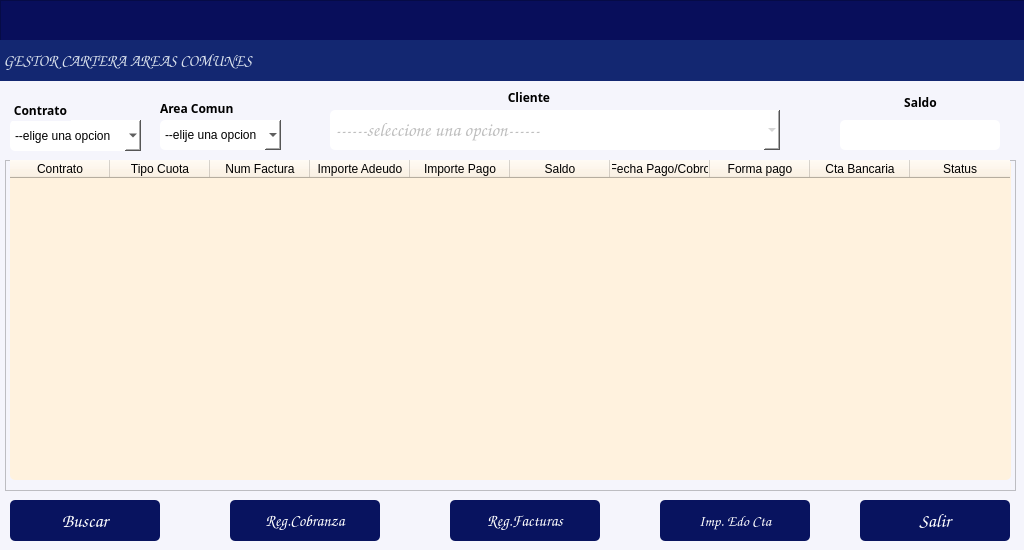
<?xml version="1.0" encoding="UTF-8"?>
<ui version="4.0">
 <class>formPrincipalAC</class>
 <widget class="QDialog" name="formPrincipalAC">
  <property name="windowModality">
   <enum>Qt::WindowModality::ApplicationModal</enum>
  </property>
  <property name="geometry">
   <rect>
    <x>0</x>
    <y>0</y>
    <width>1024</width>
    <height>550</height>
   </rect>
  </property>
  <property name="windowTitle">
   <string/>
  </property>
  <property name="styleSheet">
   <string notr="true">background-color: rgb(245, 245, 252);</string>
  </property>
  <property name="modal">
   <bool>true</bool>
  </property>
  <widget class="QComboBox" name="cmbContrato">
   <property name="geometry">
    <rect>
     <x>10</x>
     <y>120</y>
     <width>131</width>
     <height>31</height>
    </rect>
   </property>
   <property name="styleSheet">
    <string notr="true">background-color: rgb(255, 255, 255);
border-radius:5px;</string>
   </property>
   <item>
    <property name="text">
     <string>--elige una opcion</string>
    </property>
   </item>
  </widget>
  <widget class="QLabel" name="label_2">
   <property name="geometry">
    <rect>
     <x>10</x>
     <y>100</y>
     <width>61</width>
     <height>21</height>
    </rect>
   </property>
   <property name="font">
    <font>
     <family>Arial Rounded MT</family>
     <bold>true</bold>
    </font>
   </property>
   <property name="text">
    <string>Contrato</string>
   </property>
   <property name="alignment">
    <set>Qt::AlignmentFlag::AlignCenter</set>
   </property>
  </widget>
  <widget class="QLabel" name="label_3">
   <property name="geometry">
    <rect>
     <x>860</x>
     <y>90</y>
     <width>121</width>
     <height>21</height>
    </rect>
   </property>
   <property name="font">
    <font>
     <family>Arial Rounded MT</family>
     <bold>true</bold>
    </font>
   </property>
   <property name="text">
    <string>Saldo</string>
   </property>
   <property name="alignment">
    <set>Qt::AlignmentFlag::AlignBottom|Qt::AlignmentFlag::AlignHCenter</set>
   </property>
  </widget>
  <widget class="QLabel" name="label_4">
   <property name="geometry">
    <rect>
     <x>470</x>
     <y>90</y>
     <width>121</width>
     <height>16</height>
    </rect>
   </property>
   <property name="font">
    <font>
     <family>Arial Rounded MT</family>
     <bold>true</bold>
    </font>
   </property>
   <property name="text">
    <string>Cliente </string>
   </property>
   <property name="alignment">
    <set>Qt::AlignmentFlag::AlignBottom|Qt::AlignmentFlag::AlignHCenter</set>
   </property>
  </widget>
  <widget class="QPushButton" name="btnBuscar">
   <property name="geometry">
    <rect>
     <x>10</x>
     <y>500</y>
     <width>150</width>
     <height>41</height>
    </rect>
   </property>
   <property name="font">
    <font>
     <family>Comic Sans MS</family>
     <pointsize>14</pointsize>
     <bold>true</bold>
    </font>
   </property>
   <property name="styleSheet">
    <string notr="true">background-color: rgb(8, 19, 95);
color: rgb(255, 255, 255);
border-radius:5px;</string>
   </property>
   <property name="text">
    <string>Buscar</string>
   </property>
   <property name="icon">
    <iconset>
     <normaloff>../iconos/Aha-Soft-Large-Seo-Search.512.png</normaloff>../iconos/Aha-Soft-Large-Seo-Search.512.png</iconset>
   </property>
   <property name="iconSize">
    <size>
     <width>30</width>
     <height>30</height>
    </size>
   </property>
  </widget>
  <widget class="QPushButton" name="btnRegCob">
   <property name="geometry">
    <rect>
     <x>230</x>
     <y>500</y>
     <width>150</width>
     <height>41</height>
    </rect>
   </property>
   <property name="font">
    <font>
     <family>Comic Sans MS</family>
     <pointsize>12</pointsize>
     <bold>true</bold>
    </font>
   </property>
   <property name="styleSheet">
    <string notr="true">background-color: rgb(8, 19, 95);
color: rgb(255, 255, 255);
border-radius:5px;</string>
   </property>
   <property name="text">
    <string>Reg.Cobranza</string>
   </property>
   <property name="icon">
    <iconset>
     <normaloff>../iconos/Webiconset-Application-Invoice.128.png</normaloff>../iconos/Webiconset-Application-Invoice.128.png</iconset>
   </property>
   <property name="iconSize">
    <size>
     <width>30</width>
     <height>30</height>
    </size>
   </property>
  </widget>
  <widget class="QPushButton" name="btnRegFact">
   <property name="geometry">
    <rect>
     <x>450</x>
     <y>500</y>
     <width>150</width>
     <height>41</height>
    </rect>
   </property>
   <property name="font">
    <font>
     <family>Comic Sans MS</family>
     <pointsize>12</pointsize>
     <bold>true</bold>
    </font>
   </property>
   <property name="styleSheet">
    <string notr="true">background-color: rgb(8, 19, 95);
color: rgb(255, 255, 255);
border-radius:5px;
</string>
   </property>
   <property name="text">
    <string>Reg.Facturas</string>
   </property>
   <property name="icon">
    <iconset>
     <normaloff>../iconos/icons8-factura-100.png</normaloff>../iconos/icons8-factura-100.png</iconset>
   </property>
   <property name="iconSize">
    <size>
     <width>30</width>
     <height>30</height>
    </size>
   </property>
  </widget>
  <widget class="QPushButton" name="btnEdoCta">
   <property name="geometry">
    <rect>
     <x>660</x>
     <y>500</y>
     <width>150</width>
     <height>41</height>
    </rect>
   </property>
   <property name="font">
    <font>
     <family>Comic Sans MS</family>
     <pointsize>11</pointsize>
     <bold>true</bold>
    </font>
   </property>
   <property name="styleSheet">
    <string notr="true">background-color: rgb(8, 19, 95);
color: rgb(255, 255, 255);
border-radius:5px;
</string>
   </property>
   <property name="text">
    <string>Imp. Edo Cta</string>
   </property>
   <property name="icon">
    <iconset>
     <normaloff>../iconos/imprimir.png</normaloff>../iconos/imprimir.png</iconset>
   </property>
   <property name="iconSize">
    <size>
     <width>30</width>
     <height>30</height>
    </size>
   </property>
  </widget>
  <widget class="QPushButton" name="btnSalir">
   <property name="geometry">
    <rect>
     <x>860</x>
     <y>500</y>
     <width>150</width>
     <height>41</height>
    </rect>
   </property>
   <property name="font">
    <font>
     <family>Comic Sans MS</family>
     <pointsize>14</pointsize>
     <bold>true</bold>
    </font>
   </property>
   <property name="focusPolicy">
    <enum>Qt::FocusPolicy::WheelFocus</enum>
   </property>
   <property name="styleSheet">
    <string notr="true">background-color: rgb(8, 19, 95);
color: rgb(255, 255, 255);
border-radius:5px;</string>
   </property>
   <property name="text">
    <string>Salir</string>
   </property>
   <property name="icon">
    <iconset>
     <normaloff>../iconos/salir.ico</normaloff>../iconos/salir.ico</iconset>
   </property>
   <property name="iconSize">
    <size>
     <width>30</width>
     <height>30</height>
    </size>
   </property>
  </widget>
  <widget class="QLabel" name="label_5">
   <property name="geometry">
    <rect>
     <x>160</x>
     <y>100</y>
     <width>81</width>
     <height>16</height>
    </rect>
   </property>
   <property name="font">
    <font>
     <family>Arial Rounded MT</family>
     <bold>true</bold>
    </font>
   </property>
   <property name="text">
    <string>Area Comun</string>
   </property>
  </widget>
  <widget class="QComboBox" name="cmbAreaC">
   <property name="geometry">
    <rect>
     <x>160</x>
     <y>120</y>
     <width>121</width>
     <height>30</height>
    </rect>
   </property>
   <property name="styleSheet">
    <string notr="true">background-color: rgb(255, 255, 255);
border-radius:5px;</string>
   </property>
   <item>
    <property name="text">
     <string>--elije una opcion</string>
    </property>
   </item>
  </widget>
  <widget class="QFrame" name="frame">
   <property name="geometry">
    <rect>
     <x>5</x>
     <y>160</y>
     <width>1011</width>
     <height>331</height>
    </rect>
   </property>
   <property name="frameShape">
    <enum>QFrame::Shape::StyledPanel</enum>
   </property>
   <property name="frameShadow">
    <enum>QFrame::Shadow::Raised</enum>
   </property>
   <widget class="QTableWidget" name="tblCarteraAC">
    <property name="geometry">
     <rect>
      <x>5</x>
      <y>0</y>
      <width>1001</width>
      <height>320</height>
     </rect>
    </property>
    <property name="sizePolicy">
     <sizepolicy hsizetype="Expanding" vsizetype="Expanding">
      <horstretch>2</horstretch>
      <verstretch>0</verstretch>
     </sizepolicy>
    </property>
    <property name="font">
     <font>
      <family>Arial Rounded MT</family>
      <pointsize>9</pointsize>
      <italic>false</italic>
      <bold>true</bold>
     </font>
    </property>
    <property name="styleSheet">
     <string notr="true">background-color: rgb(255, 242, 222);

font: 700 9pt &quot;Arial Rounded MT&quot;;
border-radius:5px;</string>
    </property>
    <property name="frameShadow">
     <enum>QFrame::Shadow::Plain</enum>
    </property>
    <property name="lineWidth">
     <number>2</number>
    </property>
    <property name="editTriggers">
     <set>QAbstractItemView::EditTrigger::AnyKeyPressed|QAbstractItemView::EditTrigger::EditKeyPressed|QAbstractItemView::EditTrigger::SelectedClicked</set>
    </property>
    <property name="alternatingRowColors">
     <bool>true</bool>
    </property>
    <property name="showGrid">
     <bool>false</bool>
    </property>
    <property name="wordWrap">
     <bool>false</bool>
    </property>
    <property name="cornerButtonEnabled">
     <bool>true</bool>
    </property>
    <attribute name="horizontalHeaderMinimumSectionSize">
     <number>20</number>
    </attribute>
    <attribute name="horizontalHeaderDefaultSectionSize">
     <number>100</number>
    </attribute>
    <column>
     <property name="text">
      <string>Contrato</string>
     </property>
     <property name="font">
      <font>
       <stylestrategy>PreferDefault</stylestrategy>
       <kerning>true</kerning>
       <fontweight>ExtraBold</fontweight>
      </font>
     </property>
     <property name="textAlignment">
      <set>AlignHCenter|AlignBottom</set>
     </property>
     <property name="background">
      <color>
       <red>255</red>
       <green>255</green>
       <blue>255</blue>
      </color>
     </property>
     <property name="foreground">
      <brush brushstyle="SolidPattern">
       <color alpha="255">
        <red>0</red>
        <green>0</green>
        <blue>0</blue>
       </color>
      </brush>
     </property>
    </column>
    <column>
     <property name="text">
      <string>Tipo Cuota</string>
     </property>
     <property name="foreground">
      <brush brushstyle="SolidPattern">
       <color alpha="255">
        <red>0</red>
        <green>0</green>
        <blue>0</blue>
       </color>
      </brush>
     </property>
    </column>
    <column>
     <property name="text">
      <string>Num Factura</string>
     </property>
     <property name="font">
      <font>
       <kerning>false</kerning>
       <hintingpreference>PreferDefaultHinting</hintingpreference>
       <fontweight>Medium</fontweight>
      </font>
     </property>
     <property name="background">
      <color>
       <red>255</red>
       <green>255</green>
       <blue>255</blue>
      </color>
     </property>
     <property name="foreground">
      <brush brushstyle="SolidPattern">
       <color alpha="255">
        <red>0</red>
        <green>0</green>
        <blue>0</blue>
       </color>
      </brush>
     </property>
    </column>
    <column>
     <property name="text">
      <string>Importe Adeudo</string>
     </property>
     <property name="foreground">
      <brush brushstyle="SolidPattern">
       <color alpha="255">
        <red>0</red>
        <green>0</green>
        <blue>0</blue>
       </color>
      </brush>
     </property>
    </column>
    <column>
     <property name="text">
      <string>Importe Pago</string>
     </property>
     <property name="foreground">
      <brush brushstyle="SolidPattern">
       <color alpha="255">
        <red>0</red>
        <green>0</green>
        <blue>0</blue>
       </color>
      </brush>
     </property>
    </column>
    <column>
     <property name="text">
      <string>Saldo</string>
     </property>
     <property name="foreground">
      <brush brushstyle="SolidPattern">
       <color alpha="255">
        <red>0</red>
        <green>0</green>
        <blue>0</blue>
       </color>
      </brush>
     </property>
    </column>
    <column>
     <property name="text">
      <string>Fecha Pago/Cobro</string>
     </property>
     <property name="foreground">
      <brush brushstyle="SolidPattern">
       <color alpha="255">
        <red>0</red>
        <green>0</green>
        <blue>0</blue>
       </color>
      </brush>
     </property>
    </column>
    <column>
     <property name="text">
      <string>Forma pago</string>
     </property>
     <property name="foreground">
      <brush brushstyle="SolidPattern">
       <color alpha="255">
        <red>0</red>
        <green>0</green>
        <blue>0</blue>
       </color>
      </brush>
     </property>
    </column>
    <column>
     <property name="text">
      <string>Cta Bancaria</string>
     </property>
     <property name="foreground">
      <brush brushstyle="SolidPattern">
       <color alpha="255">
        <red>0</red>
        <green>0</green>
        <blue>0</blue>
       </color>
      </brush>
     </property>
    </column>
    <column>
     <property name="text">
      <string>Status</string>
     </property>
     <property name="foreground">
      <brush brushstyle="SolidPattern">
       <color alpha="255">
        <red>0</red>
        <green>0</green>
        <blue>0</blue>
       </color>
      </brush>
     </property>
    </column>
   </widget>
  </widget>
  <widget class="QFrame" name="frame_4">
   <property name="geometry">
    <rect>
     <x>0</x>
     <y>0</y>
     <width>1031</width>
     <height>81</height>
    </rect>
   </property>
   <property name="maximumSize">
    <size>
     <width>16777215</width>
     <height>16777215</height>
    </size>
   </property>
   <property name="styleSheet">
    <string notr="true">background-color: rgb(8, 14, 91);</string>
   </property>
   <property name="frameShape">
    <enum>QFrame::Shape::StyledPanel</enum>
   </property>
   <property name="frameShadow">
    <enum>QFrame::Shadow::Raised</enum>
   </property>
   <widget class="QLabel" name="label_10">
    <property name="geometry">
     <rect>
      <x>0</x>
      <y>40</y>
      <width>1041</width>
      <height>41</height>
     </rect>
    </property>
    <property name="font">
     <font>
      <family>Comic Sans MS</family>
      <pointsize>12</pointsize>
      <bold>true</bold>
     </font>
    </property>
    <property name="styleSheet">
     <string notr="true">color: rgb(255, 255, 255);
background-color: rgb(19, 39, 113);
color: rgb(255, 78, 2);
color: rgb(216, 224, 236);</string>
    </property>
    <property name="text">
     <string> GESTOR CARTERA AREAS COMUNES</string>
    </property>
    <property name="alignment">
     <set>Qt::AlignmentFlag::AlignLeading|Qt::AlignmentFlag::AlignLeft|Qt::AlignmentFlag::AlignVCenter</set>
    </property>
   </widget>
  </widget>
  <widget class="QLineEdit" name="txtSaldo">
   <property name="geometry">
    <rect>
     <x>840</x>
     <y>120</y>
     <width>160</width>
     <height>30</height>
    </rect>
   </property>
   <property name="font">
    <font>
     <family>Comic Sans MS</family>
     <pointsize>12</pointsize>
    </font>
   </property>
   <property name="styleSheet">
    <string notr="true">background-color: rgb(255, 255, 255);
border-radius:5px;</string>
   </property>
   <property name="alignment">
    <set>Qt::AlignmentFlag::AlignCenter</set>
   </property>
   <property name="readOnly">
    <bool>true</bool>
   </property>
  </widget>
  <widget class="QComboBox" name="cmbCliente">
   <property name="enabled">
    <bool>false</bool>
   </property>
   <property name="geometry">
    <rect>
     <x>330</x>
     <y>110</y>
     <width>450</width>
     <height>40</height>
    </rect>
   </property>
   <property name="font">
    <font>
     <family>Comic Sans MS</family>
     <pointsize>14</pointsize>
     <bold>false</bold>
    </font>
   </property>
   <property name="layoutDirection">
    <enum>Qt::LayoutDirection::LeftToRight</enum>
   </property>
   <property name="autoFillBackground">
    <bool>false</bool>
   </property>
   <property name="styleSheet">
    <string notr="true">background-color: rgb(255, 255, 255);
border-radius:5px;</string>
   </property>
   <property name="insertPolicy">
    <enum>QComboBox::InsertPolicy::NoInsert</enum>
   </property>
   <item>
    <property name="text">
     <string>------seleccione una opcion------</string>
    </property>
   </item>
  </widget>
 </widget>
 <resources/>
 <connections/>
</ui>
